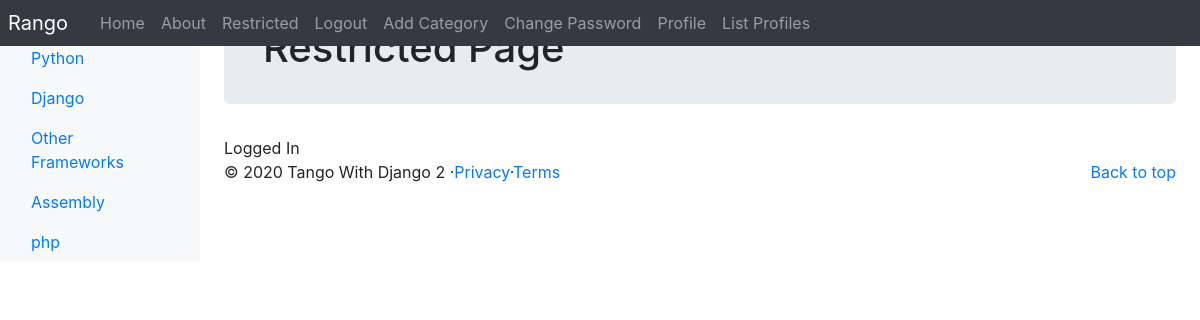
/rango/restricted/ (signed in), run on the app's committed database.
### rango/models.py (models this page shows, shortened)
class Category(models.Model):
    NAME_MAX_LENGTH = 128
    name = models.CharField(max_length=NAME_MAX_LENGTH, unique=True)
    views = models.IntegerField(default=0)
    likes = models.IntegerField(default=0)
    slug = models.SlugField(unique=True, default=uuid.uuid1)
    class Meta:
        verbose_name_plural = 'Categories'

### rango/views.py (the view)
# urls.py: path('restricted/', views.RestrictedView.as_view(), name='restricted'),
class RestrictedView(View):
    @method_decorator(login_required)
    def get(self, request):
        return render(request, 'rango/restricted.html')

### rango/templatetags/rango_template_tags.py (called while the page is built)
@register.inclusion_tag('rango/categories.html')
def get_category_list(current_category=None):
    return {'categories': Category.objects.all(),
            'current_category': current_category}

### templates/rango/restricted.html (shortened to what this page needs)
{% extends 'rango/base.html' %}
{% load staticfiles %}
{% block body_block %}
    <div class="jumbotron p-4">
        <div class="container">
            <h1 class="jumbotron-heading">Restricted Page</h1>
        </div>
    </div>
    Logged In
{% endblock %}

### templates/rango/categories.html (shortened to what this page needs)
<ul class="nav flex-column">
    {% if categories %}
        {% for c in categories %}
            {% if c == current_category %}
            <li class="nav-item">
                <strong>
                    <a class="nav-link active" href="{% url 'rango:show_category' c.slug %}">
                        <span data-feather="archive"></span>{{ c.name }}
                    </a>
                </strong>
            </li>
            {% else %}
            <li class="nav-item">
                <a class="nav-link" href="{% url 'rango:show_category' c.slug %}">
                    {{ c.name }}
                </a>
            </li>
            {% endif %}
        {% endfor %}
    {% else %}
        <li class="nav-item">
            <strong>There are no categories present.</strong>
        </li>
    {% endif %}
</ul>

### data on the page
Category: name "Python"
Category: name "Django"
Category: name "Other Frameworks"
Category: name "Assembly"
Category: name "php"
